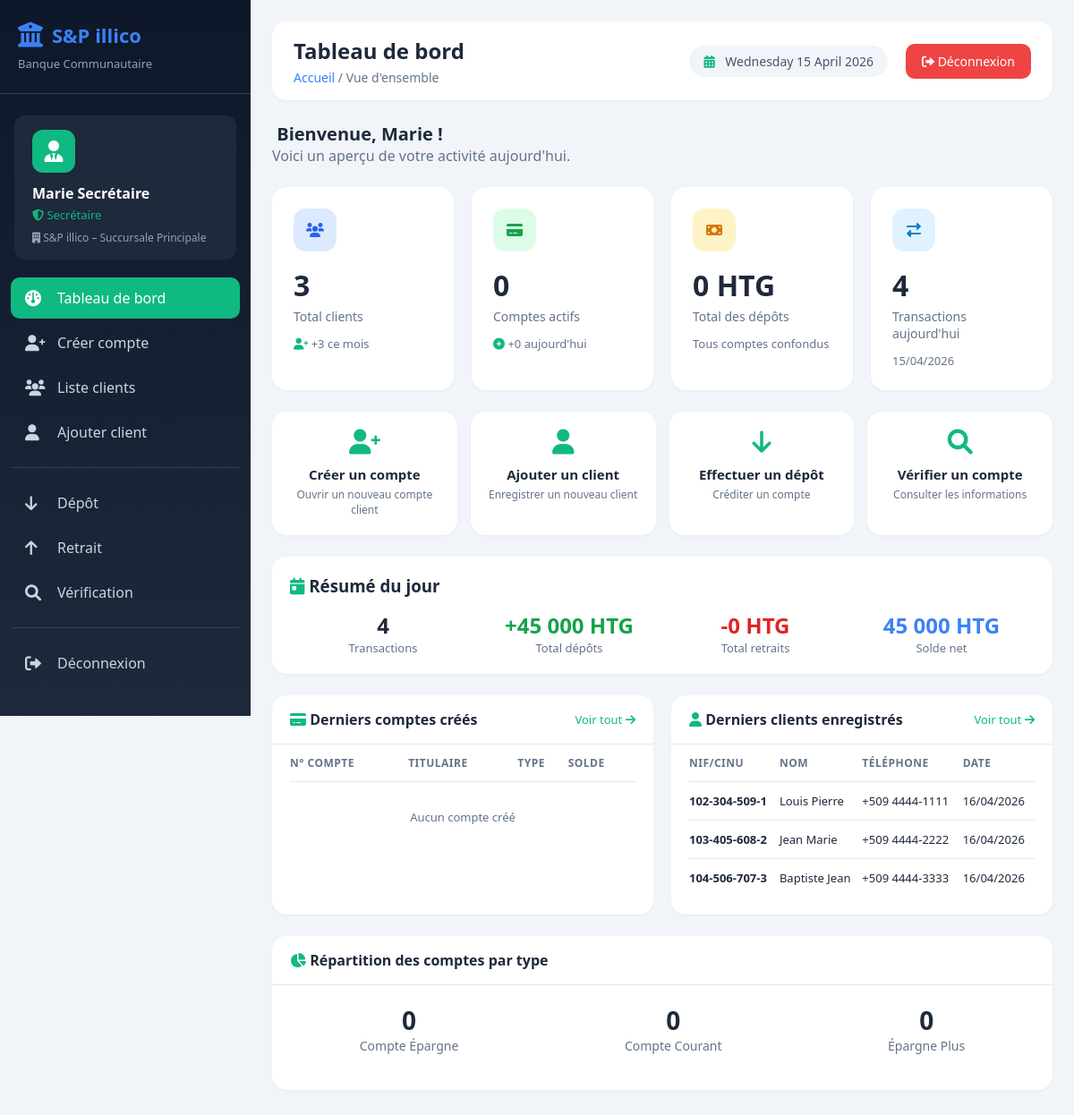
Screenshot of /main/secretaire/dashboard.php (signed in) with the database file from the repository.
### tables this page shows
CREATE TABLE clients (
    id INT AUTO_INCREMENT PRIMARY KEY,
    id_client VARCHAR(20) NOT NULL UNIQUE,
    nom VARCHAR(50) NOT NULL,
    prenom VARCHAR(50) NOT NULL,
    date_naissance DATE,
    lieu_naissance VARCHAR(100),
    adresse TEXT,
    telephone VARCHAR(20),
    email VARCHAR(100),
    photo VARCHAR(255) DEFAULT NULL,
    type_piece ENUM('NIF','CINU','PASSEPORT','AUTRE') DEFAULT NULL,
    created_at TIMESTAMP DEFAULT CURRENT_TIMESTAMP,
    updated_at TIMESTAMP DEFAULT CURRENT_TIMESTAMP ON UPDATE CURRENT_TIMESTAMP,
    INDEX idx_id_client (id_client),
    INDEX idx_nom_prenom (nom, prenom)
);

### main/secretaire/dashboard.php (the view, shortened to what this page needs)
<?php
require_once '../config/connexion.php';
try {
    $total_clients = $pdo->query("SELECT COUNT(*) as total FROM clients")->fetch()['total'];
    $total_comptes = $pdo->query("
        SELECT COUNT(*) as total FROM comptes WHERE statut = 'actif'
    ")->fetch()['total'];
    $total_depots = $pdo->query("
        SELECT COALESCE(SUM(solde), 0) as total FROM comptes WHERE statut = 'actif'
    ")->fetch()['total'];
    $comptes_jour = $pdo->query("
        SELECT COUNT(*) as total FROM comptes WHERE DATE(created_at) = CURDATE()
    ")->fetch()['total'];
    $clients_mois = $pdo->query("
        SELECT COUNT(*) as total FROM clients
        WHERE MONTH(created_at) = MONTH(CURDATE()) AND YEAR(created_at) = YEAR(CURDATE())
    ")->fetch()['total'];
    $derniers_comptes = $pdo->query("
        SELECT c.id_compte, c.date_creation, c.solde, c.statut,
               tc.nom as type_compte_nom,
               CONCAT(cl.nom, ' ', cl.prenom) as titulaire
        FROM comptes c
        JOIN types_comptes tc ON c.type_compte_id = tc.id
        JOIN clients cl ON c.titulaire_principal_id = cl.id
        ORDER BY c.created_at DESC
        LIMIT 5
    ")->fetchAll();
    $derniers_clients = $pdo->query("
        SELECT id_client, nom, prenom, telephone, created_at
        FROM clients
        ORDER BY created_at DESC
        LIMIT 5
    ")->fetchAll();
    $transactions_jour = $pdo->query("
        SELECT
            COUNT(*) as nb_transactions,
            COALESCE(SUM(CASE WHEN type = 'depot' THEN montant ELSE 0 END), 0) as depots,
            COALESCE(SUM(CASE WHEN type = 'retrait' THEN montant ELSE 0 END), 0) as retraits
        FROM transactions
        WHERE DATE(date_transaction) = CURDATE()
    ")->fetch();
    $comptes_par_type = $pdo->query("
        SELECT tc.nom, COUNT(c.id) as nb_comptes
        FROM types_comptes tc
        LEFT JOIN comptes c ON tc.id = c.type_compte_id AND c.statut = 'actif'
        GROUP BY tc.id
    ")->fetchAll();
} catch (PDOException $e) {
    $error = "Erreur lors du chargement des statistiques.";
    $total_clients = $total_comptes = $total_depots = $comptes_jour = $clients_mois = 0;
    $derniers_comptes = $derniers_clients = [];
    $transactions_jour = ['nb_transactions' => 0, 'depots' => 0, 'retraits' => 0];
    $comptes_par_type = [];
}
?>
<!DOCTYPE html>
<html lang="fr">
<head>
    <link rel="stylesheet" href="https://cdnjs.cloudflare.com/ajax/libs/font-awesome/6.0.0/css/all.min.css">
</head>
<body>
    <div class="sidebar">
        <div class="sidebar-header">
            <h2><i class="fas fa-building-columns"></i> S&P illico</h2>
            <p>Banque Communautaire</p>
        </div>
        <div class="user-info-side">
            <div class="avatar">
                <i class="fas fa-user-tie"></i>
            </div>
            <div class="name"><?= htmlspecialchars($_SESSION['nom_complet']) ?></div>
            <div class="role"><i class="fas fa-shield"></i> Secrétaire</div>
            <div class="succursale"><i class="fas fa-building"></i> <?= htmlspecialchars($_SESSION['succursale_nom'] ?? 'Succursale') ?></div>
        </div>
        <nav class="nav-menu">
            <a href="dashboard.php" class="nav-item active"><i class="fas fa-gauge"></i> Tableau de bord</a>
            <a href="creer_compte.php" class="nav-item"><i class="fas fa-user-plus"></i> Créer compte</a>
            <a href="liste_clients.php" class="nav-item"><i class="fas fa-users"></i> Liste clients</a>
            <a href="ajouter_client.php" class="nav-item"><i class="fas fa-user"></i> Ajouter client</a>
            <div class="nav-divider"></div>
            <a href="depot.php" class="nav-item"><i class="fas fa-arrow-down"></i> Dépôt</a>
            <a href="retrait.php" class="nav-item"><i class="fas fa-arrow-up"></i> Retrait</a>
            <a href="verification.php" class="nav-item"><i class="fas fa-search"></i> Vérification</a>
            <div class="nav-divider"></div>
            <a href="../logout.php" class="nav-item"><i class="fas fa-sign-out-alt"></i> Déconnexion</a>
        </nav>
    </div>
    <div class="main-content">
        <div class="top-bar">
            <div class="page-title">
                <h1>Tableau de bord</h1>
                <div class="breadcrumb">
                    <a href="dashboard.php">Accueil</a> / Vue d'ensemble
                </div>
            </div>
            <div class="top-actions">
                <div class="date-display">
                    <i class="fas fa-calendar-alt"></i>
                    <?= date('l d F Y') ?>
                </div>
                <a href="../logout.php" class="logout-btn"><i class="fas fa-sign-out-alt"></i> Déconnexion</a>
            </div>
        </div>
        <div style="margin-bottom: 24px;">
            <h2 style="color: #1e293b; font-size: 20px;">
                Bienvenue, <?= htmlspecialchars(explode(' ', $_SESSION['nom_complet'])[0]) ?> !
            </h2>
            <p style="color: #64748b;">Voici un aperçu de votre activité aujourd'hui.</p>
        </div>
        <div class="stats-grid">
            <div class="stat-card primary">
                <div class="icon"><i class="fas fa-users"></i></div>
                <div class="value"><?= number_format($total_clients) ?></div>
                <div class="label">Total clients</div>
                <div class="sub"><i class="fas fa-user-plus" style="color: #10b981;"></i> +<?= $clients_mois ?> ce mois</div>
            </div>
            <div class="stat-card success">
                <div class="icon"><i class="fas fa-credit-card"></i></div>
                <div class="value"><?= number_format($total_comptes) ?></div>
                <div class="label">Comptes actifs</div>
                <div class="sub"><i class="fas fa-plus-circle" style="color: #10b981;"></i> +<?= $comptes_jour ?> aujourd'hui</div>
            </div>
            <div class="stat-card warning">
                <div class="icon"><i class="fas fa-money-bill"></i></div>
                <div class="value"><?= number_format($total_depots, 0, ',', ' ') ?> HTG</div>
                <div class="label">Total des dépôts</div>
                <div class="sub">Tous comptes confondus</div>
            </div>
            <div class="stat-card info">
                <div class="icon"><i class="fas fa-exchange-alt"></i></div>
                <div class="value"><?= number_format($transactions_jour['nb_transactions']) ?></div>
                <div class="label">Transactions aujourd'hui</div>
                <div class="sub"><?= date('d/m/Y') ?></div>
            </div>
        </div>
        <div class="quick-actions">
            <a href="creer_compte.php" class="action-card">
                <i class="fas fa-user-plus"></i>
                <h4>Créer un compte</h4>
                <p>Ouvrir un nouveau compte client</p>
            </a>
            <a href="ajouter_client.php" class="action-card">
                <i class="fas fa-user"></i>
                <h4>Ajouter un client</h4>
                <p>Enregistrer un nouveau client</p>
            </a>
            <a href="depot.php" class="action-card">
                <i class="fas fa-arrow-down"></i>
                <h4>Effectuer un dépôt</h4>
                <p>Créditer un compte</p>
            </a>
            <a href="verification.php" class="action-card">
                <i class="fas fa-search"></i>
                <h4>Vérifier un compte</h4>
                <p>Consulter les informations</p>
            </a>
        </div>
        <div class="transactions-summary" style="margin-bottom: 24px;">
            <h3 style="margin-bottom: 15px; color: #1e293b;"><i class="fas fa-calendar-day" style="color: #10b981;"></i> Résumé du jour</h3>
            <div class="summary-row">
                <div class="summary-item">
                    <div class="summary-value"><?= number_format($transactions_jour['nb_transactions']) ?></div>
                    <div class="summary-label">Transactions</div>
                </div>
                <div class="summary-item">
                    <div class="summary-value" style="color: #16a34a;">+<?= number_format($transactions_jour['depots'], 0, ',', ' ') ?> HTG</div>
                    <div class="summary-label">Total dépôts</div>
                </div>
                <div class="summary-item">
                    <div class="summary-value" style="color: #dc2626;">-<?= number_format($transactions_jour['retraits'], 0, ',', ' ') ?> HTG</div>
                    <div class="summary-label">Total retraits</div>
                </div>
                <div class="summary-item">
                    <div class="summary-value" style="color: #3b82f6;"><?= number_format($transactions_jour['depots'] - $transactions_jour['retraits'], 0, ',', ' ') ?> HTG</div>
                    <div class="summary-label">Solde net</div>
                </div>
            </div>
        </div>
        <div class="tables-section">
            <div class="table-card">
                <div class="table-header">
                    <h3><i class="fas fa-credit-card" style="color: #10b981;"></i> Derniers comptes créés</h3>
                    <a href="liste_clients.php">Voir tout <i class="fas fa-arrow-right"></i></a>
                </div>
                <div class="table-container">
                    <table>
                        <thead>
                            <tr>
                                <th>N° Compte</th>
                                <th>Titulaire</th>
                                <th>Type</th>
                                <th>Solde</th>
                            </tr>
                        </thead>
                        <tbody>
                            <?php if (empty($derniers_comptes)): ?>
                            <tr><td colspan="4" style="text-align: center; color: #64748b; padding: 30px;">Aucun compte créé</td></tr>
                            <?php endif; ?>
                        </tbody>
                    </table>
                </div>
            </div>
            <div class="table-card">
                <div class="table-header">
                    <h3><i class="fas fa-user" style="color: #10b981;"></i> Derniers clients enregistrés</h3>
                    <a href="liste_clients.php">Voir tout <i class="fas fa-arrow-right"></i></a>
                </div>
                <div class="table-container">
                    <table>
                        <thead>
                            <tr>
                                <th>NIF/CINU</th>
                                <th>Nom</th>
                                <th>Téléphone</th>
                                <th>Date</th>
                            </tr>
                        </thead>
                        <tbody>
                            <?php foreach ($derniers_clients as $cl): ?>
                            <tr>
                                <td><strong><?= htmlspecialchars($cl['id_client']) ?></strong></td>
                                <td><?= htmlspecialchars($cl['prenom'] . ' ' . $cl['nom']) ?></td>
                                <td><?= htmlspecialchars($cl['telephone'] ?: '-') ?></td>
                                <td><?= date('d/m/Y', strtotime($cl['created_at'])) ?></td>
                            </tr>
                            <?php endforeach; ?>
                        </tbody>
                    </table>
                </div>
            </div>
        </div>
        <div class="table-card" style="margin-bottom: 24px;">
            <div class="table-header">
                <h3><i class="fas fa-chart-pie" style="color: #10b981;"></i> Répartition des comptes par type</h3>
            </div>
            <div class="table-container">
                <div style="display: flex; gap: 30px; justify-content: space-around; padding: 20px 0;">
                    <?php foreach ($comptes_par_type as $type): ?>
                    <div style="text-align: center;">
                        <div style="font-size: 28px; font-weight: 700; color: #1e293b;"><?= $type['nb_comptes'] ?></div>
                        <div style="color: #64748b; font-size: 14px;"><?= htmlspecialchars($type['nom']) ?></div>
                    </div>
                    <?php endforeach; ?>
                </div>
            </div>
        </div>
    </div>
</body>
</html>

### rows the page displays
clients: id_client "102-304-509-1", prenom+nom "Louis Pierre", telephone "+509 4444-1111", created_at "16/04/2026"
clients: id_client "103-405-608-2", prenom+nom "Jean Marie", telephone "+509 4444-2222", created_at "16/04/2026"
clients: id_client "104-506-707-3", prenom+nom "Baptiste Jean", telephone "+509 4444-3333", created_at "16/04/2026"

### other values shown
$_SESSION['nom_complet'] "Marie Secrétaire"
$_SESSION['succursale_nom'] "S&P illico – Succursale Principale"
explode(' ', $_SESSION['nom_complet'])[0] "Marie"
$total_clients "3"
$clients_mois "3"
$total_comptes "0"
$comptes_jour "0"
$total_depots "0"
$transactions_jour['nb_transactions'] "4"
$transactions_jour['depots'] "45 000"
$transactions_jour['retraits'] "0"
$transactions_jour['depots'] - $transactions_jour['retraits'] "45 000"
$type['nb_comptes'] "0"
$type['nom'] "Compte Épargne"
$type['nom'] "Compte Courant"
